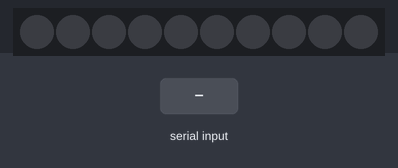
A sketch run on a simulated Arduino Uno, built with avr-gcc and run on an emulated ATmega328P. Parts: 10 RGB LEDs in strip order, left to right. The test bench sets the inputs (shaded band). Dim RGB values are drawn brighter than linear; what the sketch prints to the serial monitor is not drawn.

Above: at 1.2 s.
1.3 s: "1" received over the second serial link
At 2.4 s:
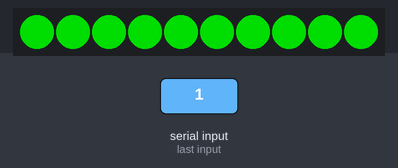
2.8 s: "2" received over the second serial link
At 3.5 s:
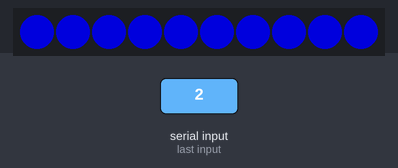
4.3 s: "3" received over the second serial link
At 4.8 s:
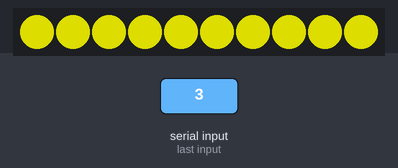
5.8 s: "4" received over the second serial link
At 7.0 s:
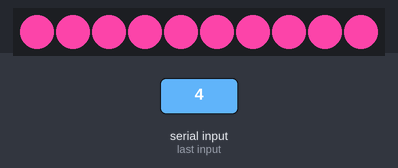
7.3 s: "5" received over the second serial link
At 8.4 s:
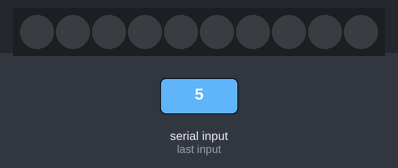
Timing chart, 0 to 9.8 s (numbered marks = the images above; inputs shaded):
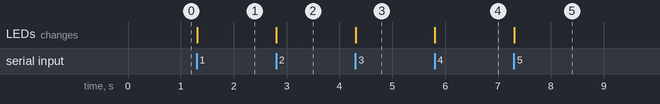

The sketch:

Appliance_control.ino
```cpp
/*************************************************
    Author: Atul Dubey
    Date: 28/09/2022
    Description:
    This code will help in controlling different Appliances
    using a Bluetooth connected Flex glove
 *************************************************/

#include <SoftwareSerial.h>
#include <Adafruit_NeoPixel.h>


Adafruit_NeoPixel pixels = Adafruit_NeoPixel(10, 12, NEO_GRB + NEO_KHZ800);
SoftwareSerial BTserial(4, 5); // RX | TX
// Connect the HC-05 TX to Arduino pin 2 RX.
// Connect the HC-05 RX to Arduino pin 3 TX through a voltage divider.

char c = ' ';

void setup()
{
  // start the serial communication with the host computer
  Serial.begin(115200);
  Serial.println("Arduino with HC-05 is ready");

  // start communication with the HC-05 using 9600
  BTserial.begin(115200);
  Serial.println("BTserial started at 115200");
  pixels.begin();
}

void loop()
{

  // Keep reading from HC-05 and send to Arduino Serial Monitor
  if (BTserial.available())
  {
    c = BTserial.read();
    Serial.print(c);
    //delay(10);
  }
  if (c == '1')
  { green();
    //delay(1000);
  }
  if (c == '2')
  { blue();
    //delay(2000);
  }
  if (c == '3')
  { yellow();
    //delay(2000);
  }
  if (c == '4')
  { purple();
    //delay(2000);
  }
  if (c == '5')
  { off();
    // delay(2000);
  }

}
void red()
{
  for (uint16_t i = 0; i < 10; i++) {

    // pixels.Color takes RGB values, from 0,0,0 up to 255,255,255
    pixels.setPixelColor(i, pixels.Color(150, 0, 0)); // Moderately bright green color.
    pixels.show(); // This sends the updated pixel color to the hardware.
  }
  delay(10);
}

void green()
{
  for (uint16_t i = 0; i < 10; i++) {

    // pixels.Color takes RGB values, from 0,0,0 up to 255,255,255
    pixels.setPixelColor(i, pixels.Color(0, 150, 0)); // Moderately bright green color.

    pixels.show(); // This sends the updated pixel color to the hardware.
  }
  delay(10);
}

void blue()
{
  for (uint16_t i = 0; i < 10; i++) {

    // pixels.Color takes RGB values, from 0,0,0 up to 255,255,255
    pixels.setPixelColor(i, pixels.Color(0, 0, 150)); // Moderately bright green color.
  }
  pixels.show(); // This sends the updated pixel color to the hardware.
  delay(10);
}

void yellow()
{
  for (uint16_t i = 0; i < 10; i++) {

    // pixels.Color takes RGB values, from 0,0,0 up to 255,255,255
    pixels.setPixelColor(i, pixels.Color(150, 150, 0)); // Moderately bright green color.
  }
  pixels.show(); // This sends the updated pixel color to the hardware.
  delay(10);
}

void purple()
{
  for (uint16_t i = 0; i < 10; i++) {

    // pixels.Color takes RGB values, from 0,0,0 up to 255,255,255
    pixels.setPixelColor(i, pixels.Color(244, 66, 164)); // Moderately bright green color.
  }
  pixels.show(); // This sends the updated pixel color to the hardware.
  delay(10);
}

void off()
{
  for (uint16_t i = 0; i < 10; i++) {

    // pixels.Color takes RGB values, from 0,0,0 up to 255,255,255
    pixels.setPixelColor(i, pixels.Color(0, 0, 0)); // Moderately bright green color.
  }
  pixels.show(); // This sends the updated pixel color to the hardware.
  delay(10);
}
```

Measured:
- after the input at 1.3 s, the LEDs: change at once (image 1)
- after the input at 2.8 s, the LEDs: change at once (image 2)
- after the input at 4.3 s, the LEDs: change at once (image 3)
- after the input at 5.8 s, the LEDs: change at once (image 4)
- after the input at 7.3 s, the LEDs: change at once (image 5)
